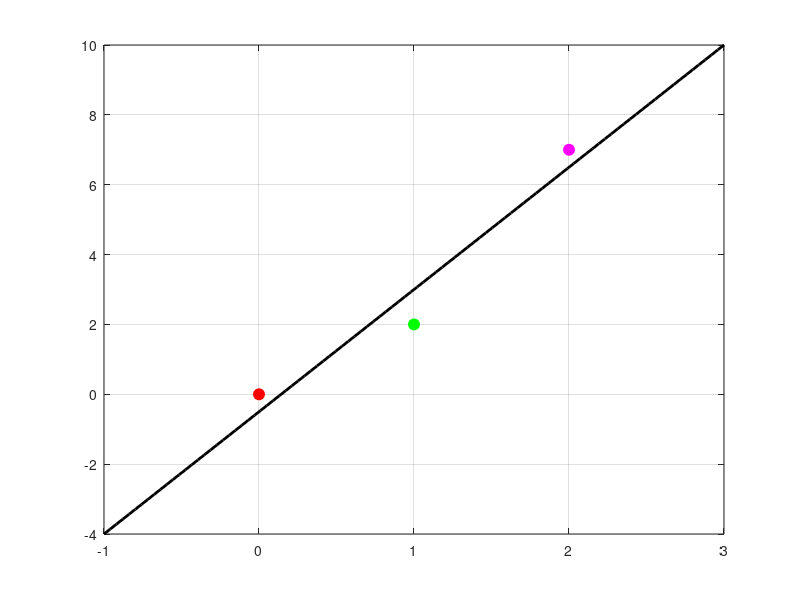

MATLAB code to generate this figure:
a = [0,0];
b = [1,2];
c = [2,7];

x = linspace(-1,3);
y = 7/2 * x - .5;

figure;
plot(x, y, 'k-', 'LineWidth', 2); hold on;
plot(a(1), a(2), 'ro', 'MarkerSize', 8,'MarkerFaceColor', 'r', 'DisplayName', 'Point a');
plot(b(1), b(2), 'go', 'MarkerSize', 8,'MarkerFaceColor', 'g', 'DisplayName', 'Point b');
plot(c(1), c(2), 'mo', 'MarkerSize', 8,'MarkerFaceColor', 'm', 'DisplayName', 'Point c');
grid on;
hold on;

saveas(gcf, "best_line.png")
